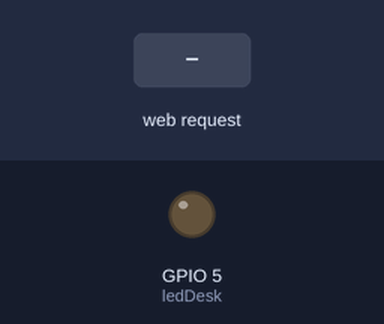
The sketch below on a simulated ESP8266 (NodeMCU). Shown: output pins drawn as LEDs (lit = HIGH). The test bench sets the inputs (shaded band). WiFi joins after 1.5 s; servers stay silent unless stated; what the sketch prints to the serial monitor is not drawn.

Above: at 2.7 s.
2.8 s: HTTP request GET /led.cgi?toggle=on received
At 3.02 s:
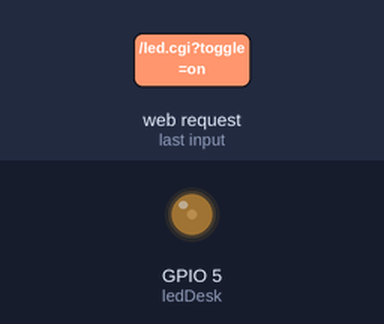
At 5.5 s:
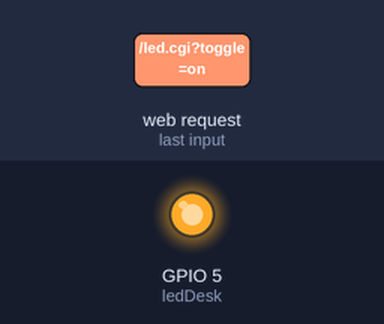
5.8 s: HTTP request GET /led.cgi?status= received
At 6.13 s:
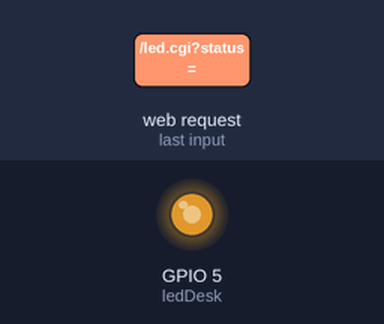
Timing chart, 0 to 8.8 s (numbered marks = the images above; inputs shaded):
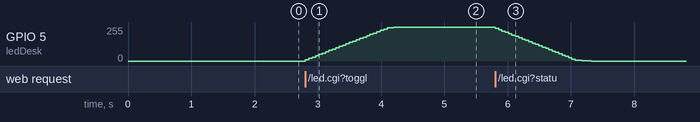

Measured:
- after the input at 2.8 s, GPIO 5 (ledDesk): moves from 0/255 to 255/255 over 1.6 s, starting at once
- after the input at 5.8 s, GPIO 5 (ledDesk): moves from 255/255 to 0/255 over 1.5 s, starting at once

The sketch:

240120_esp8266_http_light_iot.ino
```cpp
#include <ESP8266WiFi.h>

const char* ssid = "galaxy";
const char* password = "asdf1234";
const int ledDesk = 5;
int brightness = 0, prev_brightness=255;
unsigned int currentBrightness = 0;
bool isLightOn=false;
// Create an instance of the server
// specify the port to listen on as an argument
WiFiServer server(80);

void setup() {
  // set the digital pin as output:
  pinMode(ledDesk, OUTPUT);

  Serial.begin(9600);
  delay(10);

  // Connect to WiFi network
  Serial.println();
  Serial.println();
  Serial.print("Connecting to ");
  Serial.println(ssid);

  WiFi.begin(ssid, password);

  while (WiFi.status() != WL_CONNECTED) {
    delay(500);
    Serial.print(".");
  }
  Serial.println("");
  Serial.println("WiFi connected");

  // Start the server
  server.begin();
  Serial.println("Server started");

  // Print the IP address
  Serial.println(WiFi.localIP());
}

void loop() {
  if(brightness != (int)currentBrightness) {
    //float progress = ((brightness - currentBrightness)>0) ? ((brightness - currentBrightness)/brightness) : (((float)currentBrightness - (float)brightness)/(float)brightness);
    float diff = ((float)brightness - (float)currentBrightness);
    float plus = diff/(float)(50);
    if(plus < 1 && plus > 0) plus = 1;
    else if(plus > -1 && plus < 0) plus = -1;
    if(diff>10) plus = 10;
    if(diff<-10) plus = -10;
    currentBrightness += (int)plus;

    analogWrite(ledDesk, (int)(currentBrightness));

    Serial.print("currentBrightness: "); Serial.print(currentBrightness);
    //Serial.print("\tprogress: "); Serial.print(progress);
    Serial.print("\tplus: "); Serial.print(plus);
    Serial.print("\tbrightness: "); Serial.println(brightness);
    delay(1);
  }
  // Check if a client has connected
  WiFiClient client = server.available();
  if (!client) {
    return;
  }
  Serial.println("new client");

  // Read the first line of the request
  String req = client.readStringUntil('\r');
  Serial.println(req);
  client.flush();

  // Match the request
/*
  if (req.indexOf("/led.cgi?status=0") > 0) {
    // If the request contains "/led.cgi?status=0", turn off the LED
    brightness = 0;
    analogWrite(ledDesk, brightness);
  }
  else */
  if (req.indexOf("/led.cgi?status=") > 0) {
    brightness = req.substring(req.indexOf('=') + 1).toInt();
    isLightOn = true;
    prev_brightness = brightness;
  }
  else if (req.indexOf("/led.cgi?toggle=on") > 0) {
    isLightOn = true;
    brightness = prev_brightness;
  }
  else if (req.indexOf("/led.cgi?toggle=off") > 0) {
    isLightOn = false;
    prev_brightness = brightness;
    brightness = 0;
  }
  // Prepare the response
  //표준 http 응답 헤더 전송 시작
  client.println("HTTP/1.1 200 OK");
  client.println("Content-Type: text/html");
  client.println();

  client.println("<!DOCTYPE HTML>");
  client.println("<html>");
  client.println("<head>");
  client.println("<style>");
  client.println("input[type=range] {");
  client.println("  -webkit-appearance: none;");
  client.println("  width: 80%;");
  client.println("  height: 80%;");
  client.println("  border-radius: 5px;");
  client.println("  background: #d3d3d3;");
  client.println("  outline: none;");
  client.println("  opacity: 0.7;");
  client.println("  -webkit-transition: 0.2s;");
  client.println("  transition: opacity 0.2s;");
  //client.println("  transform: rotate(-90deg);"); // Rotate the range input
  client.println("}");

  client.println("input[type=range]:hover {");
  client.println("  opacity: 1;");
  client.println("}");

  client.println("input[type=range]::-webkit-slider-thumb {");
  client.println("  -webkit-appearance: none;");
  client.println("  appearance: none;");
  client.println("  width: 20px;");
  client.println("  height: 20px;");
  client.println("  border-radius: 50%;");
  client.println("  background: #2196F3;");
  client.println("  cursor: pointer;");
  client.println("}");

  client.println("input[type=range]::-moz-range-thumb {");
  client.println("  width: 20px;");
  client.println("  height: 20px;");
  client.println("  border-radius: 50%;");
  client.println("  background: #2196F3;");
  client.println("  cursor: pointer;");
  client.println("}");

  client.println(".toggle-switch {");
  client.println("  position: relative;");
  client.println("  display: inline-block;");
  client.println("  width: 60px;");
  client.println("  height: 34px;");
  client.println("}");

  client.println(".toggle-switch input {");
  client.println("  opacity: 0;");
  client.println("  width: 0;");
  client.println("  height: 0;");
  client.println("}");

  client.println(".slider {");
  client.println("  position: absolute;");
  client.println("  cursor: pointer;");
  client.println("  top: 0;");
  client.println("  left: 0;");
  client.println("  right: 0;");
  client.println("  bottom: 0;");
  client.println("  background-color: #ccc;");
  client.println("  border-radius: 34px;");
  client.println("  transition: .4s;");
  client.println("}");

  client.println(".slider:before {");
  client.println("  position: absolute;");
  client.println("  content: '';");
  client.println("  height: 26px;");
  client.println("  width: 26px;");
  client.println("  left: 4px;");
  client.println("  bottom: 4px;");
  client.println("  background-color: white;");
  client.println("  border-radius: 50%;");
  client.println("  transition: .4s;");
  client.println("}");

  client.println("input:checked + .slider {");
  client.println("  background-color: #2196F3;");
  client.println("}");

  client.println("input:focus + .slider {");
  client.println("  box-shadow: 0 0 1px #2196F3;");
  client.println("}");

  client.println("input:checked + .slider:before {");
  client.println("  transform: translateX(26px);");
  client.println("}");
  client.println("</style>");
  client.println("</head>");
  client.println("<body>");
  client.println("<br />");
  client.println("<form method=\"get\" action=\"/led.cgi\">");
  client.println("<p> <input type=\"range\" name=\"status\" min=\"0\" max=\"255\" value=\"" + String(brightness) + "\" onchange=\"updateBrightness(this.value)\">");
  client.println("<p> <label class=\"toggle-switch\"><input type=\"checkbox\" name=\"toggle\" value=\"off\" " + String(isLightOn ? "checked" : "") + " onchange=\"toggleLight(this)\"><span class=\"slider\"></span></label> Light On/Off");
  client.println("</form>");

  client.println("<script>");
  client.println("function updateBrightness(value) {");
  client.println("  var xhttp = new XMLHttpRequest();");
  client.println("  xhttp.open('GET', '/led.cgi?status=' + value, true);");
  client.println("  xhttp.send();");
  client.println("}");

  client.println("function toggleLight(checkbox) {");
  client.println("  var xhttp = new XMLHttpRequest();");
  client.println("  var status = checkbox.checked ? 'on' : 'off';");
  client.println("  xhttp.open('GET', '/led.cgi?toggle=' + status, true);");
  client.println("  xhttp.send();");
  client.println("}");
  client.println("</script>");

  client.println("</body>");
  client.println("</html>");

  delay(1);
  Serial.println("Client disconnected");
}
```
